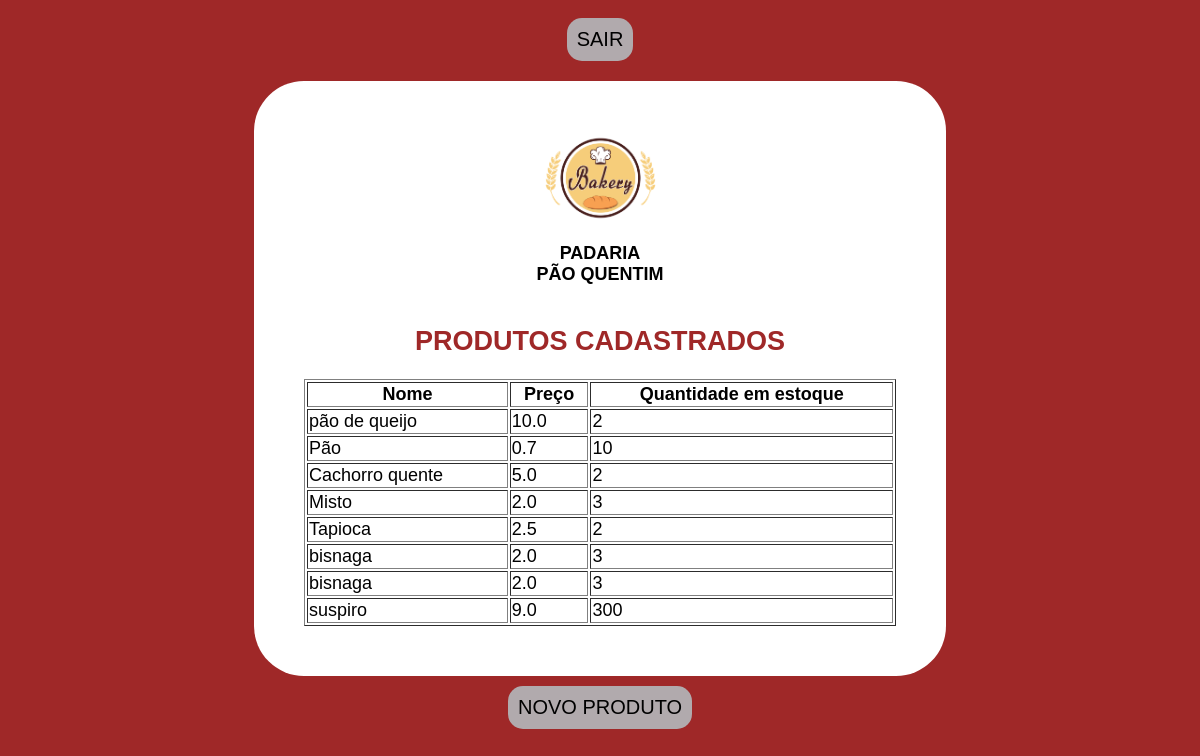
Before: /buyingpage (signed in) with the older database file.
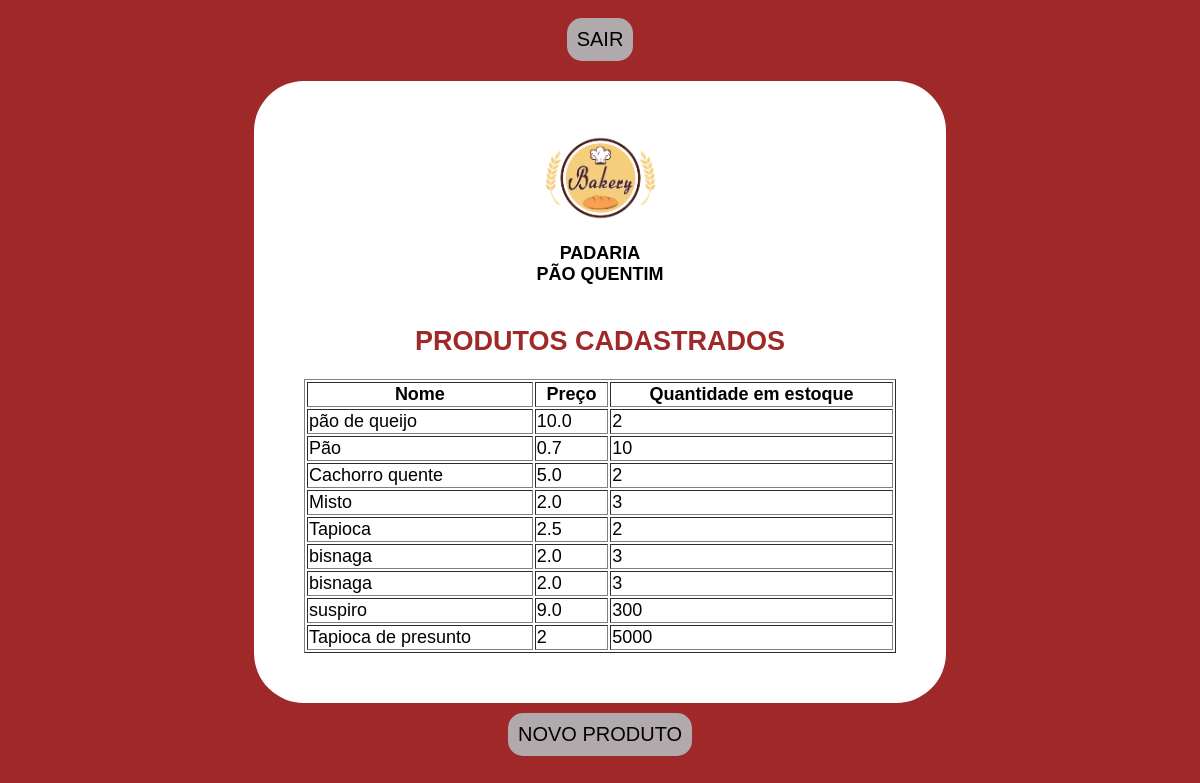
After: the same page with the newer database file.
### geral/models.py (models this page shows)
class produto(models.Model):
    nome = models.CharField(max_length=30)
    preco = models.CharField(max_length=30)
    quantidade = models.CharField(max_length=30)

### geral/views.py (the view)
# urls.py: path("buyingpage", views.buyingPage, name='buyingpage'),
@login_required(login_url="/login")
def buyingPage (request):
        produtos = produto.objects.all()
        return render(request, 'buying-page.html', {'produtos': produtos})

### templates/buying-page.html (shortened to what this page needs)
{% load static %}
<!DOCTYPE html>
<html lang="en">
<head>
</head>
<body
style="
  font-family: Arial, Helvetica, sans-serif;
  font-size: 18px;
  background-color: #9f2828;
  display: flex;
  justify-content: center;
  align-items: center;
  flex-direction: column;
"
>
<a href="logout"><button style="font-size: 20px; padding: 10px; border-radius: 15px; margin-top: 10px; background-color: #b1aaad; border: none;">SAIR</button></a>
<div style="background-color: white; padding: 50px; margin-top: 20px; border-radius: 50px; width: 50%; display: flex; flex-direction: column; justify-content: center; align-items: center;">
  <div style="display: flex; flex-direction: column; align-items: center">
    <img src="{% static 'img/logo-bakery.png' %}" alt="" width="133px" />
    <p style="font-weight: 900; text-align: center;">
      PADARIA <br />
      PÃO QUENTIM
    </p>
  </div>
  <h2 style="text-align: center; color: #9f2828;">PRODUTOS CADASTRADOS</h2>
  <table border="1" class="table" style="width: 100%; overflow: visible;">
    <tr>
        <th>Nome</th>
        <th>Preço</th>
        <th>Quantidade em estoque</th>
    </tr>
    {% for produto in produtos %}
    <tr>
        <td>{{ produto.nome }}</td>
        <td>{{ produto.preco }}</td>
        <td>{{ produto.quantidade }}</td>
    </tr>
    {% endfor %}
  </table>
  </div>
  <a href="createproduct"><button style="font-size: 20px; padding: 10px; border-radius: 15px; margin-top: 10px; background-color: #b1aaad; border: none;">NOVO PRODUTO</button></a>
</body>
</html>

Changed rows visible on the page:
added produto: nome "Tapioca de presunto", preco "2", quantidade "5000"
